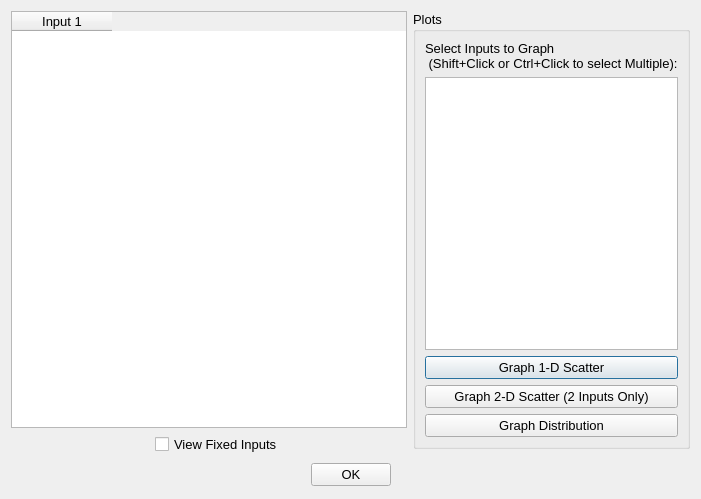
<?xml version="1.0" encoding="UTF-8"?>
<ui version="4.0">
 <class>Dialog</class>
 <widget class="QDialog" name="Dialog">
  <property name="geometry">
   <rect>
    <x>0</x>
    <y>0</y>
    <width>701</width>
    <height>499</height>
   </rect>
  </property>
  <property name="font">
   <font>
    <pointsize>10</pointsize>
   </font>
  </property>
  <property name="windowTitle">
   <string>CCSI UQ/Opt Framework - Preview Inputs</string>
  </property>
  <layout class="QGridLayout" name="gridLayout_3">
   <item row="0" column="0" rowspan="2">
    <layout class="QVBoxLayout" name="verticalLayout_2">
     <item>
      <widget class="QTableWidget" name="table">
       <property name="minimumSize">
        <size>
         <width>371</width>
         <height>0</height>
        </size>
       </property>
       <column>
        <property name="text">
         <string>Input 1</string>
        </property>
       </column>
      </widget>
     </item>
     <item>
      <layout class="QHBoxLayout" name="horizontalLayout_2">
       <item>
        <spacer name="horizontalSpacer_3">
         <property name="orientation">
          <enum>Qt::Horizontal</enum>
         </property>
         <property name="sizeHint" stdset="0">
          <size>
           <width>208</width>
           <height>20</height>
          </size>
         </property>
        </spacer>
       </item>
       <item>
        <widget class="QCheckBox" name="fixedInputsCheck">
         <property name="text">
          <string>View Fixed Inputs</string>
         </property>
        </widget>
       </item>
       <item>
        <spacer name="horizontalSpacer_4">
         <property name="orientation">
          <enum>Qt::Horizontal</enum>
         </property>
         <property name="sizeHint" stdset="0">
          <size>
           <width>188</width>
           <height>20</height>
          </size>
         </property>
        </spacer>
       </item>
      </layout>
     </item>
    </layout>
   </item>
   <item row="0" column="1">
    <widget class="QGroupBox" name="group1D">
     <property name="title">
      <string>Plots</string>
     </property>
     <layout class="QGridLayout" name="gridLayout">
      <item row="0" column="0">
       <layout class="QVBoxLayout" name="verticalLayout">
        <item>
         <widget class="QLabel" name="label">
          <property name="text">
           <string>Select Inputs to Graph
 (Shift+Click or Ctrl+Click to select Multiple):</string>
          </property>
         </widget>
        </item>
        <item>
         <widget class="QListWidget" name="inputList">
          <property name="toolTip">
           <string>Select single or multiple input parameter(s)
to view 1-D scatterplot(s) of the ensemble.</string>
          </property>
         </widget>
        </item>
        <item>
         <widget class="QPushButton" name="graph1DButton">
          <property name="text">
           <string>Graph 1-D Scatter</string>
          </property>
         </widget>
        </item>
        <item>
         <widget class="QPushButton" name="graph2DScatterButton">
          <property name="text">
           <string>Graph 2-D Scatter (2 Inputs Only)</string>
          </property>
         </widget>
        </item>
        <item>
         <widget class="QPushButton" name="graph2DDistButton">
          <property name="text">
           <string>Graph Distribution</string>
          </property>
         </widget>
        </item>
       </layout>
      </item>
     </layout>
    </widget>
   </item>
   <item row="2" column="0" colspan="2">
    <layout class="QHBoxLayout" name="horizontalLayout">
     <item>
      <spacer name="horizontalSpacer">
       <property name="orientation">
        <enum>Qt::Horizontal</enum>
       </property>
       <property name="sizeHint" stdset="0">
        <size>
         <width>248</width>
         <height>20</height>
        </size>
       </property>
      </spacer>
     </item>
     <item>
      <widget class="QPushButton" name="okButton">
       <property name="text">
        <string>OK</string>
       </property>
      </widget>
     </item>
     <item>
      <spacer name="horizontalSpacer_2">
       <property name="orientation">
        <enum>Qt::Horizontal</enum>
       </property>
       <property name="sizeHint" stdset="0">
        <size>
         <width>218</width>
         <height>27</height>
        </size>
       </property>
      </spacer>
     </item>
    </layout>
   </item>
  </layout>
 </widget>
 <resources/>
 <connections>
  <connection>
   <sender>okButton</sender>
   <signal>clicked()</signal>
   <receiver>Dialog</receiver>
   <slot>close()</slot>
   <hints>
    <hint type="sourcelabel">
     <x>266</x>
     <y>433</y>
    </hint>
    <hint type="destinationlabel">
     <x>276</x>
     <y>232</y>
    </hint>
   </hints>
  </connection>
 </connections>
</ui>
